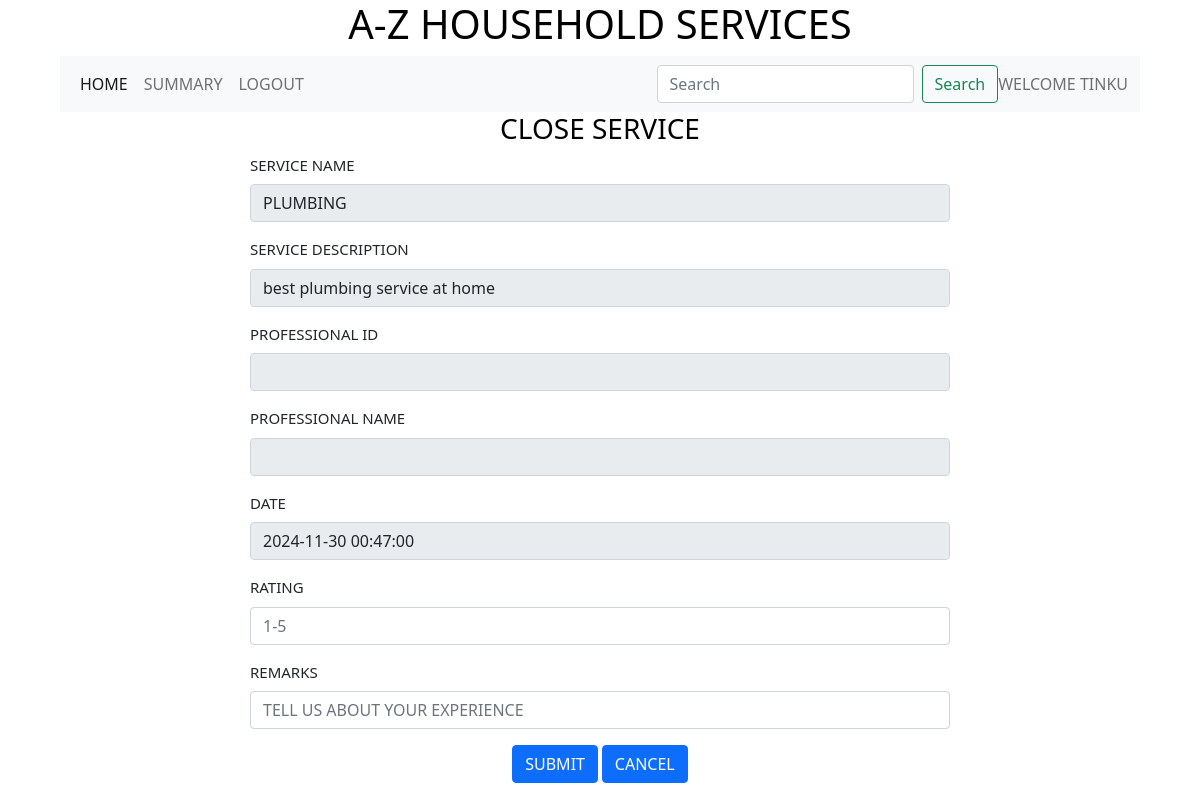
The app's page /close_service_request/3/3, older data.
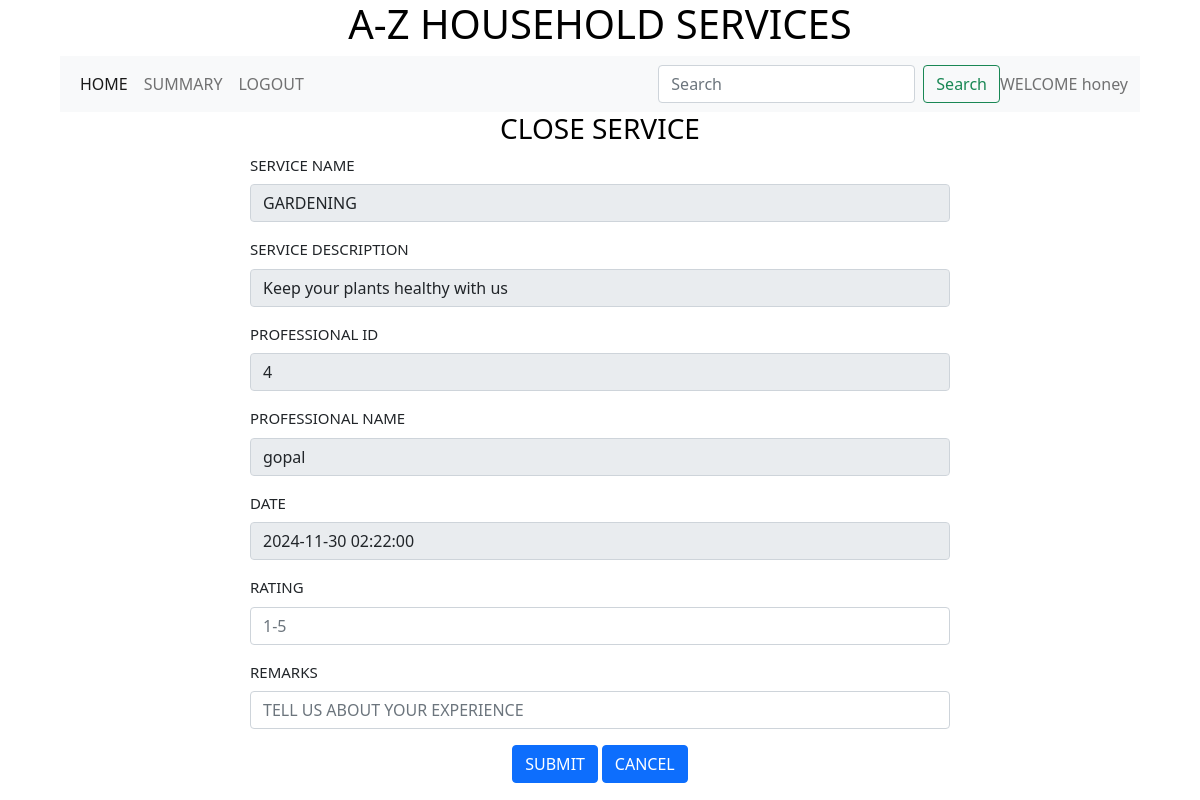
The same page, newer data.
### backend/models.py (models this page shows)
class Customer(db.Model):
    __tablename__ ="customer"
    id = db.Column(db.Integer,primary_key=True)
    full_name = db.Column(db.String)
    address = db.Column(db.String)
    pincode = db.Column(db.Integer)
    service_requests = db.relationship("Service_request",cascade="all,delete",backref="customer",lazy = True)

class Service(db.Model):
    __tablename__ ="service"
    id = db.Column(db.Integer,primary_key=True)
    name = db.Column(db.String)
    description = db.Column(db.String)
    base_price = db.Column(db.Float)
    time_required = db.Column(db.Integer)
    service_requests = db.relationship("Service_request",cascade="all,delete",backref="service",lazy = True)
    professionals = db.relationship("Professional",cascade="all,delete",backref="service",lazy = True)

class Service_request(db.Model):
    __tablename__ ="service_request"
    id = db.Column(db.Integer,primary_key=True)
    status  = db.Column(db.String,default ="PENDING" )
    date = db.Column(db.DateTime)
    rating = db.Column(db.Integer)
    remark = db.Column(db.String)
    service_id = db.Column(db.Integer, db.ForeignKey("service.id"),nullable = False)
    customer_id = db.Column(db.Integer, db.ForeignKey("customer.id"),nullable = False)
    professtional_id = db.Column(db.Integer, db.ForeignKey("professional.id"))

class Professional(db.Model):
    __tablename__ ="professional"
    id = db.Column(db.Integer,primary_key=True)
    full_name = db.Column(db.String)
    experience = db.Column(db.Integer)
    address = db.Column(db.String)
    pincode = db.Column(db.Integer)
    service_requests = db.relationship("Service_request",cascade="all,delete",backref="professional",lazy = True)
    service_id = db.Column(db.Integer, db.ForeignKey("service.id"),nullable = False)

### backend/controllers.py (the view, shortened to what this page needs)
@app.route("/close_service_request/<id>/<service_request_id>",methods = ["GET","POST"])
def close_service_request(id,service_request_id):
    service_request = Service_request.query.filter_by(id=service_request_id).first()
    professtional_id = service_request.professtional_id
    professional = Professional.query.filter_by(id=professtional_id).first()
    service_id = service_request.service_id
    service =Service.query.filter_by(id=service_id).first()
    customer = get_customer(id)
    return render_template("close_service_request.html",professional=professional,id=id,service_request=service_request,service=service,customer=customer,service_request_id=service_request_id)

### backend/controllers.py (called while the page is built)
def get_customer(id):
    customer = Customer.query.filter_by(id=id).first()
    return customer

### templates/close_service_request.html
{%extends "customer_layout.html"%}
{%block content%}
                <div class ="center"><h3>CLOSE SERVICE</h3></div>
                <form action ="/close_service_request/{{id}}/{{service_request_id}}" method ="POST">
                    <div class = "input_form1">
                        <div class="mb-3">
                            <label for="name" class="form-label">SERVICE NAME</label>
                            <input type="text" class="form-control" name ="name" id="name" value="{{service.name}}" readonly>
                        </div>
                        <div class="mb-3">
                            <label for="description" class="form-label">SERVICE DESCRIPTION</label>
                            <input type="text" class="form-control" name ="description" id="description" value="{{service.description}}" readonly>
                        </div>
                        <div class="mb-3">
                            <label for="professional_id" class="form-label">PROFESSIONAL ID</label>
                            <input type="number" class="form-control" name ="professional_id" id="professional_id" value="{{professional.id}}" readonly>
                        </div>
                        <div class="mb-3">
                            <label for="professional_full_name" class="form-label">PROFESSIONAL NAME</label>
                            <input type="text" class="form-control" name ="professional_full_name" id="professional_full_name" value ="{{professional.full_name}}" readonly>
                        </div>
                        <div class="mb-3">
                            <label for="service_request_date" class="form-label">DATE</label>
                            <input type="datetime" class="form-control" name ="service_request_date" id="service_request_date" value ="{{service_request.date}}" readonly>
                        </div>
                        <div class="mb-3">
                            <label for="service_rating" class="form-label">RATING</label>
                            <input type="number" class="form-control" name ="service_rating" id="service_rating" placeholder="1-5">
                        </div>
                        <div class="mb-3">
                            <label for="service_remark" class="form-label">REMARKS</label>
                            <input type="text" class="form-control" name ="service_remark" id="service_remark" placeholder="TELL US ABOUT YOUR EXPERIENCE">
                        </div>
                        <div class="mb-3">
                            <div class ="center"><button type="submit" class="btn btn-primary">SUBMIT</button>
                            <a href="/customer/{{id}}" type="button" class="btn btn-primary">CANCEL</a></div>
                        </div>
                    </div>
                </form>
{%endblock%}

### templates/customer_layout.html (shortened to what this page needs)
<!DOCTYPE html>
<html>
    <head>
        <link rel ="stylesheet" href="/static/styles/main.css">
        <link href ="https://cdn.jsdelivr.net/npm/bootstrap@5.0.2/dist/css/bootstrap.min.css" rel="stylesheet">
    </head>
    <body>
        <div class = "my_container">
            <div class ="center"><h1>A-Z HOUSEHOLD SERVICES</h1></div>
            <div class ="my_panel">
                <nav class="navbar navbar-expand-lg navbar-light bg-light">
                    <div class="container-fluid">
                      <div class="collapse navbar-collapse" id="navbarText">
                        <ul class="navbar-nav me-auto mb-2 mb-lg-0">
                          <li class="nav-item">
                            <a class="nav-link active" aria-current="page" href="/customer/{{id}}">HOME</a>
                          </li>
                          <li class="nav-item">
                            <a class="nav-link" href="/customer_summary/{{id}}">SUMMARY</a>
                          </li>
                          <li class="nav-item">
                            <a class="nav-link" href="/login">LOGOUT</a>
                          </li>
                        </ul>
                        <form class="d-flex" method ="POST" action="/search_c/{{id}}">
                          <input class="form-control me-2" type="search" placeholder="Search" aria-label="Search" name ="search_txt" id ="search_txt">
                          <button class="btn btn-outline-success" type="submit">Search</button>
                        </form>
                        <span class="navbar-text">
                          WELCOME {{customer.full_name}}
                        </span>
                      </div>
                    </div>
                </nav>
                 {%block content%}
                 {%endblock%}
            </div>
        </div>
    </body>
</html>

Row changes from the older to the newer data that the page shows:
no longer on this page (row edited): Service: name "PLUMBING", description "best plumbing service at home"
changed Customer: full_name "TINKU" → "honey"
added Service: name "GARDENING", description "Keep your plants healthy with us"
now on this page (row edited): Professional: professional_id "4", professional_full_name "gopal"
changed Service_request: service_request_date "2024-11-30 00:47:00" → "2024-11-30 02:22:00"
